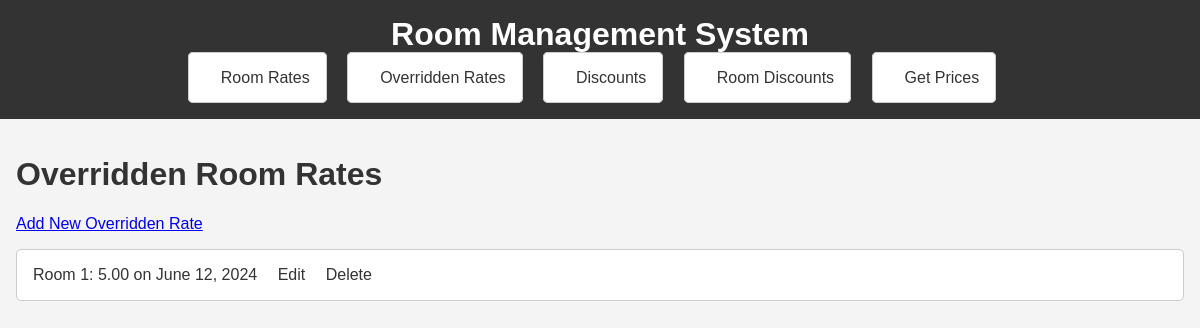
Screenshot of /api/overridden-rates/ with the database file from the repository.
### rrm_app/models.py (models this page shows, shortened)
class OverriddenRoomRate(models.Model):
    room_rate = models.ForeignKey(RoomRate, on_delete=models.CASCADE)
    overridden_rate = models.DecimalField(max_digits=10, decimal_places=2)
    stay_date = models.DateField()

class RoomRate(models.Model):
    room_id = models.IntegerField(unique=True)
    room_name = models.CharField(max_length=100)
    default_rate = models.DecimalField(max_digits=10, decimal_places=2)

### rrm_app/views.py (the view)
# urls.py: path('overridden-rates/', OverriddenRoomRateListView.as_view(), name='overridden_rate_list'),
class OverriddenRoomRateListView(ListView):
    model = OverriddenRoomRate
    template_name = 'overridden_rate_list.html'
    context_object_name = 'overridden_rates'

### rrm_app/templates/overridden_rate_list.html (shortened to what this page needs)
{% extends "base_generic.html" %}
{% load static %}
{% block content %}
  <h1>Overridden Room Rates</h1>
  <a href="{% url 'overridden_rate_create' %}">Add New Overridden Rate</a>
  <ul>
    {% for overridden_rate in overridden_rates %}
      <li>
        {{ overridden_rate.room_rate.room_name }}: {{ overridden_rate.overridden_rate }} on {{ overridden_rate.stay_date }}
        <a href="{% url 'overridden_rate_update' overridden_rate.pk %}">Edit</a>
        <a href="{% url 'overridden_rate_delete' overridden_rate.pk %}">Delete</a>
      </li>
    {% endfor %}
  </ul>
{% endblock %}

### static/css/style.css (style rules this page uses)
body { font-family: Arial, sans-serif; margin: 0; padding: 0; background-color: #f4f4f4; color: #333; }
ul { padding: 0; list-style-type: none; }
ul li { background-color: #fff; margin-bottom: 1rem; padding: 1rem; border: 1px solid #ccc; border-radius: 5px; }
ul li a { margin-left: 1rem; color: #333; text-decoration: none; }

### rows the page displays
OverriddenRoomRate: room_rate.room_name "Room 1", overridden_rate "5.00", stay_date "June 12, 2024"
